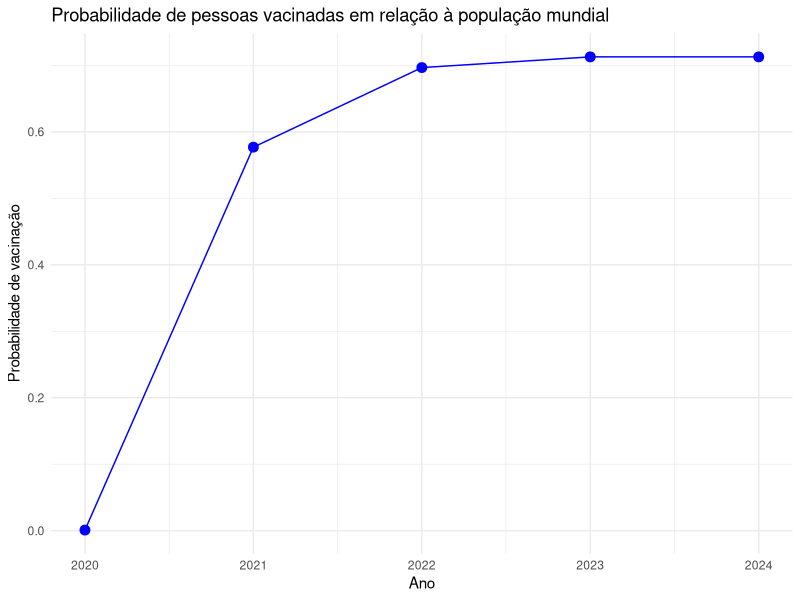

This chart was generated by the following R code:
library(dplyr)
library(ggplot2)

soma_vacinados <- function(df, start_date, end_date) {
  df %>%
    filter(date > start_date & date < end_date) %>%
    summarise(total_vacinados = sum(daily_people_vaccinated, na.rm = TRUE))
}

# Quantidade de pessoas vacinadas por ano
pessoas_vacinadas_2020 <- 7230216
pessoas_vacinadas_2021 <- 4558247607
pessoas_vacinadas_2022 <- 5504032360
pessoas_vacinadas_2023 <- 5631195241
pessoas_vacinadas_2024 <- 5631262670

# Total de pessoas no mundo
total_habitantes_mundo_aproximadamente <- 7900000000

#Probabilidade de uma pessoa estar vacinada por ano
prob_vac_2020 <- pessoas_vacinadas_2020/total_habitantes_mundo_aproximadamente
prob_vac_2021 <- pessoas_vacinadas_2021/total_habitantes_mundo_aproximadamente
prob_vac_2022 <- pessoas_vacinadas_2022/total_habitantes_mundo_aproximadamente
prob_vac_2023 <- pessoas_vacinadas_2023/total_habitantes_mundo_aproximadamente
prob_vac_2024 <- pessoas_vacinadas_2024/total_habitantes_mundo_aproximadamente

# Quantidade de pessoas totalmente vacinadas por ano (2 doses)

pessoas_totalmente_vacinadas_2020 <- 47384
pessoas_totalmente_vacinadas_2021 <- 3879378967
pessoas_totalmente_vacinadas_2022 <- 5044053376
pessoas_totalmente_vacinadas_2023 <- 5177907087
pessoas_totalmente_vacinadas_2024 <- 5177942360

# Gráfico da probabilidade das pessoas estarem vacinadas
anos <- c(2020, 2021, 2022, 2023, 2024)
prob_vac <- c(prob_vac_2020, prob_vac_2021, prob_vac_2022, prob_vac_2023, prob_vac_2024)

dados_prob_vac <- data.frame(
  ano = anos,
  probabilidade_vacinacao = prob_vac
)


ggplot(dados_prob_vac, aes(x = ano, y = probabilidade_vacinacao)) +
  geom_line(color = "blue") +  
  geom_point(color = "blue", size = 3) + 
  labs(
    x = "Ano",
    y = "Probabilidade de vacinação",
    title = "Probabilidade de pessoas vacinadas em relação à população mundial",
  ) +
  theme_minimal()
